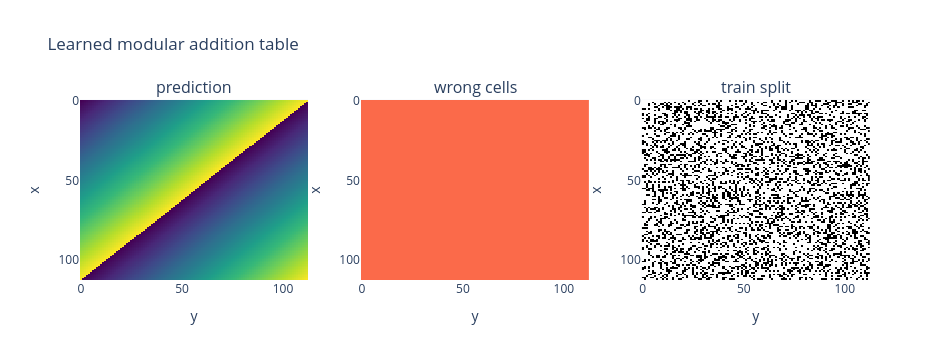

The notebook cell this image was saved under:
### Code cell
plots.plot_final_grid(results[0])

### Figure 1 — Plotly figure (JSON) as saved in the notebook; plotly's stock layout.template omitted (floating-point values rounded to 4 significant figures; data arrays with more than 128 entries replaced by an {"elided": "..."} marker saying what was removed)
{"data": [{"colorscale": [[0, "#440154"], [0.1111, "#482878"], [0.2222, "#3e4989"], [0.3333, "#31688e"], [0.4444, "#26828e"], [0.5556, "#1f9e89"], [0.6667, "#35b779"], [0.7778, "#6ece58"], [0.8889, "#b5de2b"], [1, "#fde725"]], "showscale": false, "type": "heatmap", "xaxis": "x", "yaxis": "y", "z": {"elided": "113x113 int values"}}, {"colorscale": [[0, "rgb(255,245,240)"], [0.125, "rgb(254,224,210)"], [0.25, "rgb(252,187,161)"], [0.375, "rgb(252,146,114)"], [0.5, "rgb(251,106,74)"], [0.625, "rgb(239,59,44)"], [0.75, "rgb(203,24,29)"], [0.875, "rgb(165,15,21)"], [1, "rgb(103,0,13)"]], "showscale": false, "type": "heatmap", "xaxis": "x2", "yaxis": "y2", "z": {"elided": "113x113 float values"}}, {"colorscale": [[0, "rgb(255,255,255)"], [0.125, "rgb(240,240,240)"], [0.25, "rgb(217,217,217)"], [0.375, "rgb(189,189,189)"], [0.5, "rgb(150,150,150)"], [0.625, "rgb(115,115,115)"], [0.75, "rgb(82,82,82)"], [0.875, "rgb(37,37,37)"], [1, "rgb(0,0,0)"]], "showscale": false, "type": "heatmap", "xaxis": "x3", "yaxis": "y3", "z": {"elided": "113x113 float values"}}], "layout": {"annotations": [{"font": {"size": 16}, "showarrow": false, "text": "prediction", "x": 0.1444, "xanchor": "center", "xref": "paper", "y": 1, "yanchor": "bottom", "yref": "paper"}, {"font": {"size": 16}, "showarrow": false, "text": "wrong cells", "x": 0.5, "xanchor": "center", "xref": "paper", "y": 1, "yanchor": "bottom", "yref": "paper"}, {"font": {"size": 16}, "showarrow": false, "text": "train split", "x": 0.8556, "xanchor": "center", "xref": "paper", "y": 1, "yanchor": "bottom", "yref": "paper"}], "height": 360, "title": {"text": "Learned modular addition table"}, "width": 950, "xaxis": {"anchor": "y", "domain": [0, 0.2889], "title": {"text": "y"}}, "xaxis2": {"anchor": "y2", "domain": [0.3556, 0.6444], "title": {"text": "y"}}, "xaxis3": {"anchor": "y3", "domain": [0.7111, 1], "title": {"text": "y"}}, "yaxis": {"anchor": "x", "autorange": "reversed", "domain": [0, 1], "title": {"text": "x"}}, "yaxis2": {"anchor": "x2", "autorange": "reversed", "domain": [0, 1], "title": {"text": "x"}}, "yaxis3": {"anchor": "x3", "autorange": "reversed", "domain": [0, 1], "title": {"text": "x"}}}}
